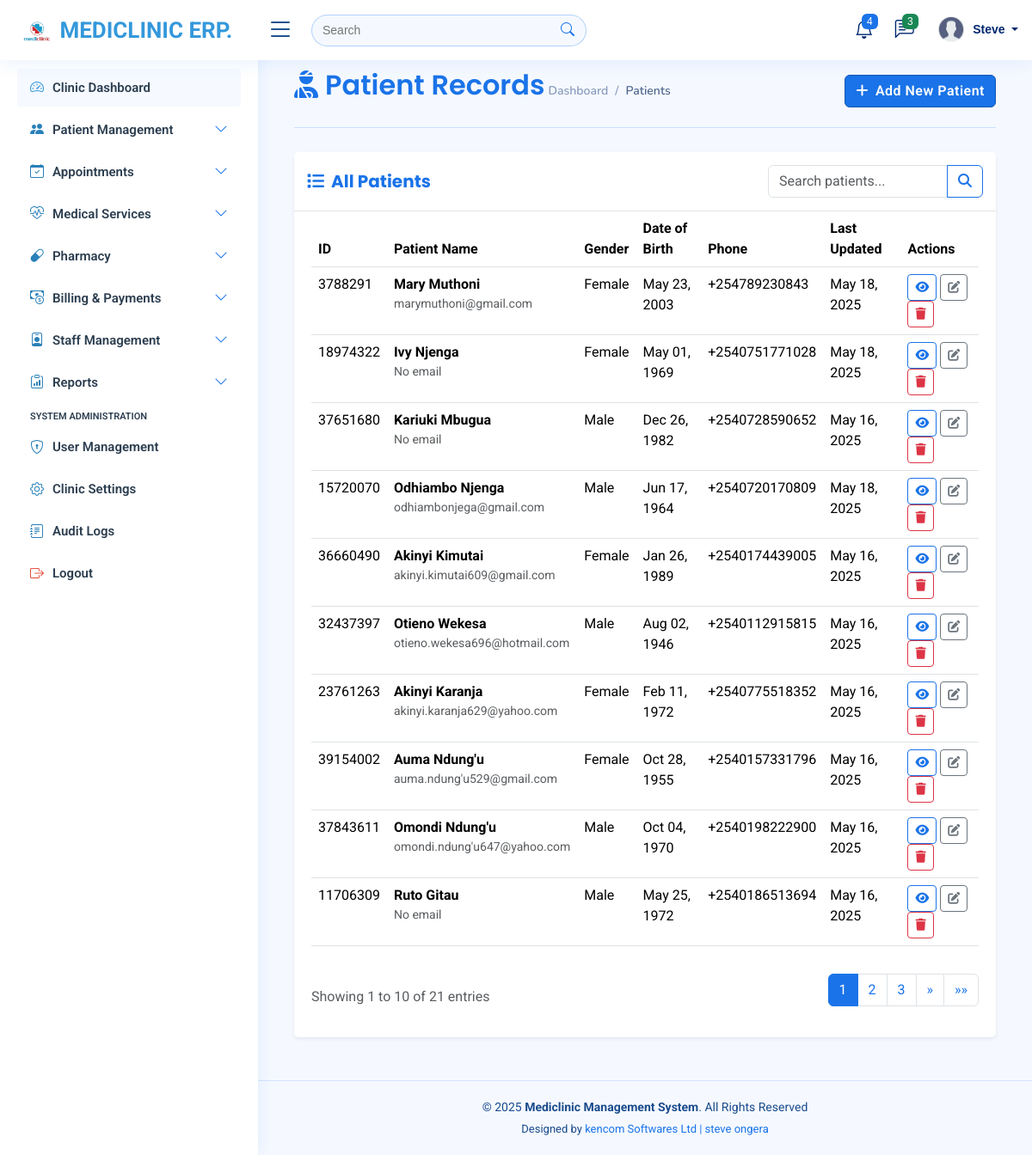
The app's page /patients/ (signed in) with its own data.
### myapplication/models.py (models this page shows, shortened)
class User(AbstractUser):
    USER_TYPE_CHOICES = (
        ('ADMIN', 'Administrator'),
        ('DOCTOR', 'Doctor'),
        ('RECEPTIONIST', 'Receptionist'),
    )
    user_type = models.CharField(max_length=12, choices=USER_TYPE_CHOICES)
    phone_number = models.CharField(max_length=15, blank=True, null=True)
    specialization = models.CharField(max_length=100, blank=True, null=True)  # For doctors
    license_number = models.CharField(max_length=50, blank=True, null=True)  # For doctors
    is_active = models.BooleanField(default=True)

class Patient(models.Model):
    GENDER_CHOICES = (
        ('M', 'Male'),
        ('F', 'Female'),
        ('O', 'Other'),
    )
    first_name = models.CharField(max_length=100)
    last_name = models.CharField(max_length=100)
    date_of_birth = models.DateField()
    gender = models.CharField(max_length=1, choices=GENDER_CHOICES)
    id_number = models.CharField(max_length=20, unique=True)
    phone_number = models.CharField(max_length=15)
    email = models.EmailField(blank=True, null=True)
    address = models.TextField(blank=True, null=True)
    blood_type = models.CharField(max_length=5, blank=True, null=True)
    allergies = models.TextField(blank=True, null=True)
    created_at = models.DateTimeField(auto_now_add=True)
    updated_at = models.DateTimeField(auto_now=True)
    class Meta:
        ordering = ['-created_at']

### myapplication/views.py (the view, shortened to what this page needs)
# urls.py: path('patients/', views.patient_list, name='patients-list'),
def patient_list(request):
    patients_list = Patient.objects.all()
    search_query = request.GET.get('search', '')
    paginator = Paginator(patients_list, 10)  # Show 10 patients per page
    page = request.GET.get('page')
    patients = paginator.get_page(page)
    context = {
        'patients': patients
    }
    return render(request, 'patients/patient_list.html', context)

### templates/patients/patient_list.html (shortened to what this page needs)
{% extends 'base/base.html' %}
{% load static %}
{% block content %}
<div class="container-fluid">
    <div class="row mb-4">
        <div class="col-12">
            <div class="d-flex justify-content-between align-items-center">
                <div>
                    <h2 class="d-inline-block mb-0" style="color: #1a73e8;">
                        <i class="fas fa-user-injured me-2"></i>Patient Records
                    </h2>
                    <nav aria-label="breadcrumb" class="d-none d-md-inline-block">
                        <ol class="breadcrumb">
                            <li class="breadcrumb-item"><a href="#">Dashboard</a></li>
                            <li class="breadcrumb-item active" aria-current="page">Patients</li>
                        </ol>
                    </nav>
                </div>
                <div>
                    <a href="{% url 'patients-create' %}" class="btn btn-primary">
                        <i class="fas fa-plus me-2"></i>Add New Patient
                    </a>
                </div>
            </div>
            <hr class="mt-3 mb-1" style="border-color: #1a73e8; opacity: 0.2;">
        </div>
    </div>
<div class="row">
    <div class="col-12">
        <div class="card shadow-sm border-0">
            <div class="card-header bg-white border-bottom">
                <div class="d-flex justify-content-between align-items-center">
                    <h5 class="mb-0 fw-bold" style="color: #1a73e8;">
                        <i class="fas fa-list me-2"></i>All Patients
                    </h5>
                    <form method="GET" action="{% url 'patients-list' %}" class="d-flex">
                        <div class="input-group" style="max-width: 300px;">
                            <input type="text" name="search" class="form-control" placeholder="Search patients..." value="{{ request.GET.search|default:'' }}">
                            <button class="btn btn-outline-primary" type="submit">
                                <i class="fas fa-search"></i>
                            </button>
                        </div>
                    </form>
                </div>
            </div>
            <div class="card-body">
                <div class="table-responsive">
                    <table class="table table-hover">
                        <thead style="background-color: #1a73e8; color: white;">
                            <tr>
                                <th>ID</th>
                                <th>Patient Name</th>
                                <th>Gender</th>
                                <th>Date of Birth</th>
                                <th>Phone</th>
                                <th>Last Updated</th>
                                <th>Actions</th>
                            </tr>
                        </thead>
                        <tbody>
                            {% for patient in patients %}
                            <tr>
                                <td>{{ patient.id_number }}</td>
                                <td>
                                    <strong>{{ patient.first_name }} {{ patient.last_name }}</strong>
                                    <div class="text-muted small">{{ patient.email|default:"No email" }}</div>
                                </td>
                                <td>{{ patient.get_gender_display }}</td>
                                <td>{{ patient.date_of_birth|date:"M d, Y" }}</td>
                                <td>{{ patient.phone_number }}</td>
                                <td>{{ patient.updated_at|date:"M d, Y" }}</td>
                                <td>
                                    <button class="btn btn-sm btn-outline-primary view-patient"
                                            data-id="{{ patient.id }}"
                                            data-bs-toggle="modal"
                                            data-bs-target="#viewPatientModal">
                                        <i class="fas fa-eye"></i>
                                    </button>
                                    <button class="btn btn-sm btn-outline-secondary edit-patient"
                                            data-id="{{ patient.id }}"
                                            data-bs-toggle="modal"
                                            data-bs-target="#editPatientModal">
                                        <i class="fas fa-edit"></i>
                                    </button>
                                    <button class="btn btn-sm btn-outline-danger delete-patient"
                                            data-id="{{ patient.id }}"
                                            data-bs-toggle="modal"
                                            data-bs-target="#deletePatientModal">
                                        <i class="fas fa-trash"></i>
                                    </button>
                                </td>
                            </tr>
                            {% empty %}
                            <tr>
                                <td colspan="7" class="text-center py-4">No patients found</td>
                            </tr>
                            {% endfor %}
                        </tbody>
                    </table>
                </div>
                {% if patients.paginator.num_pages > 1 %}
                <div class="d-flex justify-content-between align-items-center mt-3">
                    <div class="text-muted">
                        Showing {{ patients.start_index }} to {{ patients.end_index }} of {{ patients.paginator.count }} entries
                    </div>
                    <nav aria-label="Page navigation">
                        <ul class="pagination">
                            {% for num in patients.paginator.page_range %}
                                {% if patients.number == num %}
                                <li class="page-item active">
                                    <a class="page-link" href="?page={{ num }}{% if request.GET.search %}&search={{ request.GET.search }}{% endif %}">{{ num }}</a>
                                </li>
                                {% elif num > patients.number|add:'-3' and num < patients.number|add:'3' %}
                                <li class="page-item">
                                    <a class="page-link" href="?page={{ num }}{% if request.GET.search %}&search={{ request.GET.search }}{% endif %}">{{ num }}</a>
                                </li>
                                {% endif %}
                            {% endfor %}
                            {% if patients.has_next %}
                            <li class="page-item">
                                <a class="page-link" href="?page={{ patients.next_page_number }}{% if request.GET.search %}&search={{ request.GET.search }}{% endif %}" aria-label="Next">
                                    <span aria-hidden="true">&raquo;</span>
                                </a>
                            </li>
                            <li class="page-item">
                                <a class="page-link" href="?page={{ patients.paginator.num_pages }}{% if request.GET.search %}&search={{ request.GET.search }}{% endif %}" aria-label="Last">
                                    <span aria-hidden="true">&raquo;&raquo;</span>
                                </a>
                            </li>
                            {% endif %}
                        </ul>
                    </nav>
                </div>
                {% endif %}
            </div>
        </div>
    </div>
</div>
</div>
{% endblock %}

### templates/base/navbar.html (shortened to what this page needs)
{% load static %}
<header id="header" class="header fixed-top d-flex align-items-center">
    <div class="d-flex align-items-center justify-content-between">
      {% if request.user.is_staff %}
        <a href="#" class="logo d-flex align-items-center">
        {% else %}
        <a href="#" class="logo d-flex align-items-center">
      {% endif %}
        <img src="{% static 'assets/img/mediclinic-logo.png'%}" alt="">
           <span class="d-none d-lg-block" style="font-family: 'Roboto', sans-serif; font-weight: 700; color: #3498db;">MEDICLINIC ERP.</span>
      </a>
      <i class="bi bi-list toggle-sidebar-btn"></i>
    </div>
    <div class="search-bar">
      <form class="search-form d-flex align-items-center" method="POST" action="#">
        <input type="text" name="query" placeholder="Search" title="Enter search keyword">
        <button type="submit" title="Search"><i class="bi bi-search"></i></button>
      </form>
    </div>
    <nav class="header-nav ms-auto">
      <ul class="d-flex align-items-center">
        <li class="nav-item dropdown">
          <a class="nav-link nav-icon" href="#" data-bs-toggle="dropdown">
            <i class="bi bi-bell"></i>
            <span class="badge bg-primary badge-number">4</span>
          </a>
            </li>
          </ul>
        <li class="nav-item dropdown">
          <a class="nav-link nav-icon" href="#" data-bs-toggle="dropdown">
            <i class="bi bi-chat-left-text"></i>
            <span class="badge bg-success badge-number">3</span>
          </a>
        </li>
        <li class="nav-item dropdown pe-3">
          <a class="nav-link nav-profile d-flex align-items-center pe-0" href="#" data-bs-toggle="dropdown">
            <img src="{% static 'assets/img/profile.png'%}" alt="Profile" class="rounded-circle">
            <span class="d-none d-md-block dropdown-toggle ps-2">
              {% if user.is_authenticated %}
                  {{ user.first_name }}
              {% else %}
                  Admin
              {% endif %}
            </span>
          </a>
        </li>
    </nav>
  </header>

### static/assets/css/style.css (style rules this page uses)
:root { scroll-behavior: smooth; }
body { font-family: 'Roboto', sans-serif; background: #f5f9ff; color: #333333; }
a { color: #1a73e8; text-decoration: none; }
h1, h2, h3, h4, h5, h6 { color: #1a73e8; font-family: 'Poppins', sans-serif; font-weight: 600; }
.btn-primary { background-color: #1a73e8; border-color: #1557b0; font-weight: 600; letter-spacing: 0.5px; }
.btn-outline-primary { color: #1a73e8; border-color: #1a73e8; }
.card { margin-bottom: 30px; border: none; border-radius: 5px; box-shadow: 0px 0 30px rgba(1, 41, 112, 0.1); }
.card-header, .card-footer { border-color: #ebeef4; background-color: #fff; color: #798eb3; padding: 15px; }
.card-body { padding: 0 20px 20px 20px; }
.breadcrumb { font-size: 14px; font-family: "Nunito", sans-serif; color: #899bbd; font-weight: 600; }
.breadcrumb a { color: #899bbd; transition: 0.3s; }
.breadcrumb .breadcrumb-item::before { color: #899bbd; }
.breadcrumb .active { color: #51678f; font-weight: 600; }
.logo { line-height: 1; }
@media (min-width: 1200px) { .logo { width: 280px; } }
.logo img { max-height: 26px; margin-right: 6px; }
.logo span { font-size: 26px; font-weight: 700; color: #1a4b8c; font-family: "Nunito", sans-serif; }
header { transition: all 0.5s; z-index: 997; height: 70px; box-shadow: 0px 2px 20px rgba(26, 115, 232, 0.1); background-color: #fff; padding-left: 20px; color: #333; font-family: 'Arial', sans-serif; }
.header .toggle-sidebar-btn { font-size: 32px; padding-left: 10px; cursor: pointer; color: #1a4b8c; }
.header .search-bar { min-width: 360px; padding: 0 20px; }
.header .search-form { width: 100%; }
.header .search-form input { border: 0; font-size: 14px; color: #333; border: 1px solid rgba(26, 115, 232, 0.3); padding: 7px 38px 7px 12px; border-radius: 20px; transition: 0.3s; width: 100%; background-color: #f5f9ff; }
.header .search-form button { border: 0; padding: 0; margin-left: -30px; background: none; cursor: pointer; }
.header .search-form button i { color: #1a73e8; font-size: 16px; }
.header-nav ul { list-style: none; }
.header-nav>ul { margin: 0; padding: 0; }
.header-nav .nav-icon { font-size: 22px; color: #012970; margin-right: 25px; position: relative; }
.header-nav .nav-profile { color: #012970; }
.header-nav .nav-profile img { max-height: 36px; }
.header-nav .nav-profile span { font-size: 14px; font-weight: 600; }
.header-nav .badge-number { position: absolute; inset: -2px -5px auto auto; font-weight: normal; font-size: 12px; padding: 3px 6px; }

### templates/patients/patient_list.html (style rules this page uses)
.page-item.active .page-link { background-color: #1a73e8; border-color: #1a73e8; }
.page-link { color: #1a73e8; }
.badge.bg-primary { background-color: #1a73e8 !important; }
.bg-primary { background-color: #1a73e8 !important; }

### records on screen
User: first_name "Steve"
Patient: id_number "3788291", first_name "Mary", last_name "Muthoni", email "marymuthoni@gmail.com", gender "Female", date_of_birth "May 23, 2003", phone_number "+254789230843", updated_at "May 18, 2025"
Patient: id_number "18974322", first_name "Ivy", last_name "Njenga", email "No email", gender "Female", date_of_birth "May 01, 1969", phone_number "+2540751771028", updated_at "May 18, 2025"
Patient: id_number "37651680", first_name "Kariuki", last_name "Mbugua", email "No email", gender "Male", date_of_birth "Dec 26, 1982", phone_number "+2540728590652", updated_at "May 16, 2025"
Patient: id_number "15720070", first_name "Odhiambo", last_name "Njenga", email "odhiambonjega@gmail.com", gender "Male", date_of_birth "Jun 17, 1964", phone_number "+2540720170809", updated_at "May 18, 2025"
Patient: id_number "36660490", first_name "Akinyi", last_name "Kimutai", email "akinyi.kimutai609@gmail.com", gender "Female", date_of_birth "Jan 26, 1989", phone_number "+2540174439005", updated_at "May 16, 2025"
Patient: id_number "32437397", first_name "Otieno", last_name "Wekesa", email "otieno.wekesa696@hotmail.com", gender "Male", date_of_birth "Aug 02, 1946", phone_number "+2540112915815", updated_at "May 16, 2025"
Patient: id_number "23761263", first_name "Akinyi", last_name "Karanja", email "akinyi.karanja629@yahoo.com", gender "Female", date_of_birth "Feb 11, 1972", phone_number "+2540775518352", updated_at "May 16, 2025"
Patient: id_number "39154002", first_name "Auma", last_name "Ndung'u", email "auma.ndung'u529@gmail.com", gender "Female", date_of_birth "Oct 28, 1955", phone_number "+2540157331796", updated_at "May 16, 2025"
Patient: id_number "37843611", first_name "Omondi", last_name "Ndung'u", email "omondi.ndung'u647@yahoo.com", gender "Male", date_of_birth "Oct 04, 1970", phone_number "+2540198222900", updated_at "May 16, 2025"
Patient: id_number "11706309", first_name "Ruto", last_name "Gitau", email "No email", gender "Male", date_of_birth "May 25, 1972", phone_number "+2540186513694", updated_at "May 16, 2025"

### other values on screen
{{ patients.start_index }} "1"
{{ patients.end_index }} "10"
{{ patients.paginator.count }} "21"
{{ num }} "1"
{{ num }} "2" "3"
